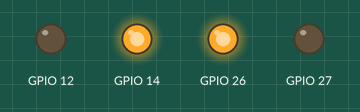
This sketch was run on a simulated ESP32. Shown: output pins drawn as LEDs (lit = HIGH).

Above: at 1.0 s.
At 5.5 s:
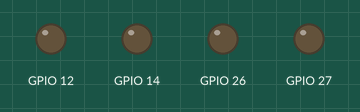
Timing chart, 0 to 6.9 s (numbered marks = the images above):
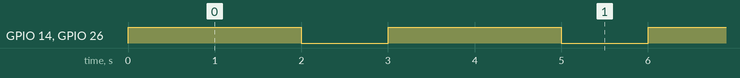

Measured:
- by itself, GPIO 14, GPIO 26: alternates HIGH for 2.0 s and LOW for 1.0 s

The sketch:

01_l298n_robot_car_dual_motor.ino
```cpp
void setup() {
  pinMode(26, OUTPUT); pinMode(27, OUTPUT);
  pinMode(14, OUTPUT); pinMode(12, OUTPUT);
}
void loop() {
  digitalWrite(26, HIGH); digitalWrite(27, LOW);
  digitalWrite(14, HIGH); digitalWrite(12, LOW);
  delay(2000);
  digitalWrite(26, LOW); digitalWrite(27, LOW);
  digitalWrite(14, LOW); digitalWrite(12, LOW);
  delay(1000);
}
```
